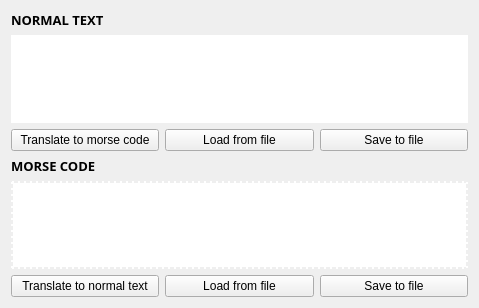
<?xml version="1.0" encoding="UTF-8"?>
<ui version="4.0">
 <class>translatorGUI</class>
 <widget class="QWidget" name="translatorGUI">
  <property name="geometry">
   <rect>
    <x>0</x>
    <y>0</y>
    <width>479</width>
    <height>308</height>
   </rect>
  </property>
  <property name="windowTitle">
   <string>Form</string>
  </property>
  <property name="styleSheet">
   <string notr="true"/>
  </property>
  <layout class="QVBoxLayout" name="verticalLayout_2">
   <item>
    <widget class="QLabel" name="tittleLabel_1">
     <property name="font">
      <font>
       <family>Segoe UI Semibold</family>
       <pointsize>10</pointsize>
       <weight>75</weight>
       <bold>true</bold>
      </font>
     </property>
     <property name="text">
      <string>NORMAL TEXT</string>
     </property>
    </widget>
   </item>
   <item>
    <widget class="QPlainTextEdit" name="normalTextEdit">
     <property name="font">
      <font>
       <pointsize>12</pointsize>
      </font>
     </property>
     <property name="styleSheet">
      <string notr="true">border: 2px solid;
border-color: white;</string>
     </property>
    </widget>
   </item>
   <item>
    <layout class="QHBoxLayout" name="NormalTextButtonsLayout">
     <item>
      <widget class="QPushButton" name="translateToMorseButton">
       <property name="text">
        <string>Translate to morse code</string>
       </property>
      </widget>
     </item>
     <item>
      <widget class="QPushButton" name="loadNormalTextButton">
       <property name="text">
        <string>Load from file</string>
       </property>
      </widget>
     </item>
     <item>
      <widget class="QPushButton" name="saveNormalTextButton">
       <property name="text">
        <string>Save to file</string>
       </property>
      </widget>
     </item>
    </layout>
   </item>
   <item>
    <widget class="QLabel" name="tittleLabel_2">
     <property name="font">
      <font>
       <family>Segoe UI Semibold</family>
       <pointsize>10</pointsize>
       <weight>75</weight>
       <bold>true</bold>
      </font>
     </property>
     <property name="text">
      <string>MORSE CODE</string>
     </property>
    </widget>
   </item>
   <item>
    <widget class="QPlainTextEdit" name="morseCodeTextEdit">
     <property name="font">
      <font>
       <pointsize>12</pointsize>
       <weight>50</weight>
       <bold>false</bold>
      </font>
     </property>
     <property name="styleSheet">
      <string notr="true">border: 2px dotted;
border-color: white;</string>
     </property>
    </widget>
   </item>
   <item>
    <layout class="QHBoxLayout" name="MorseCodeButtonsLayout">
     <item>
      <widget class="QPushButton" name="translateToNormalTextButton">
       <property name="text">
        <string>Translate to normal text</string>
       </property>
      </widget>
     </item>
     <item>
      <widget class="QPushButton" name="loadMorseCodeTextButton">
       <property name="text">
        <string>Load from file</string>
       </property>
      </widget>
     </item>
     <item>
      <widget class="QPushButton" name="saveMorseCodeTextButton">
       <property name="text">
        <string>Save to file</string>
       </property>
      </widget>
     </item>
    </layout>
   </item>
  </layout>
 </widget>
 <resources/>
 <connections/>
</ui>
